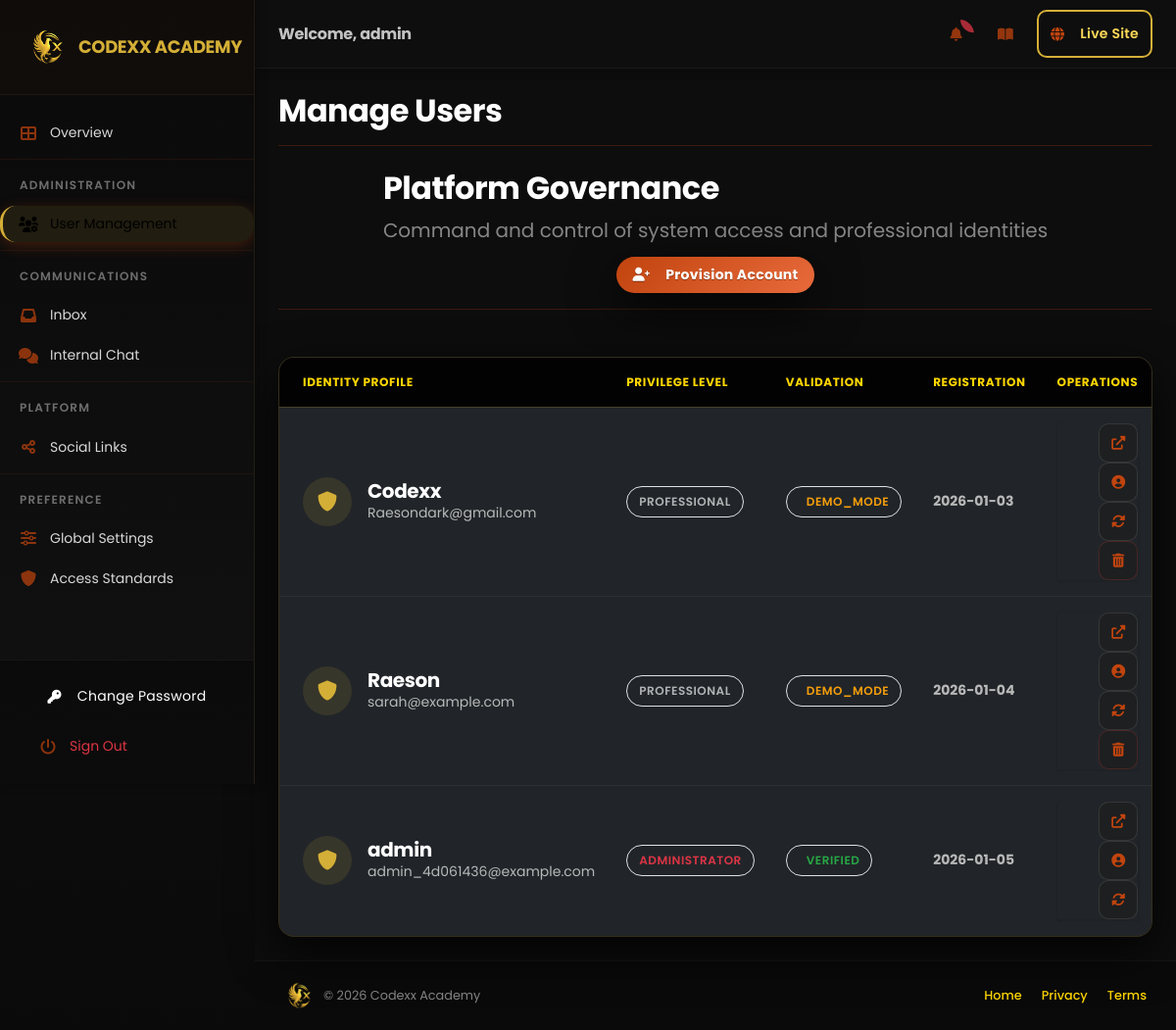
Page /dashboard/users (signed in) on the committed database.
### models.py (models this page shows)
class User(db.Model):
    __tablename__ = 'users'
    id = db.Column(db.String(36), primary_key=True, default=lambda: str(uuid.uuid4()))
    workspace_id = db.Column(db.String(36), db.ForeignKey('workspaces.id'), nullable=False)
    username = db.Column(db.String(255), unique=True, nullable=False)
    email = db.Column(db.String(255), unique=True, nullable=False)
    password_hash = db.Column(db.String(255), nullable=False)
    role = db.Column(db.String(50), default='user')
    is_active = db.Column(db.Boolean, default=True)
    is_verified = db.Column(db.Boolean, default=False)
    is_demo = db.Column(db.Boolean, default=False)
    badges = db.Column(SafeJSON, default=[]) # List of badges: ["verified", "top_expert", "master"]
    must_change_password = db.Column(db.Boolean, default=False)
    created_at = db.Column(db.DateTime, default=datetime.utcnow)
    updated_at = db.Column(db.DateTime, default=datetime.utcnow, onupdate=datetime.utcnow)

### blueprints/dashboard/routes.py (the view)
@dashboard_bp.route('/users')
@login_required
@admin_required
@disable_in_demo
def users():
    data = load_data()
    users_list = data.get('users', [])
    updated = False
    for u in users_list:
        if 'must_change_password' not in u:
            u['must_change_password'] = False
            updated = True
    if updated:
        save_data(data)
    return render_template('dashboard/users.html', users=users_list)

### utils/data.py (called while the page is built)
def get_workspace_by_username(username):
    return Workspace.query.filter_by(slug=username).first()

def message_to_dict(message):
    return {
        'id': message.id,
        'name': message.name,
        'email': message.email,
        'message': message.message,
        'read': message.is_read,
        'category': message.category or 'portfolio',
        'sender_id': message.sender_id,
        'receiver_id': message.receiver_id,
        'date': message.created_at.strftime('%Y-%m-%d %H:%M:%S') if message.created_at else None
    }

def user_to_dict(user):
    return {
        'id': user.id,
        'username': user.username,
        'email': user.email,
        'password_hash': user.password_hash,
        'role': user.role,
        'is_demo': user.is_demo,
        'is_verified': user.is_verified,
        'must_change_password': user.must_change_password,
        'created_at': user.created_at.strftime('%Y-%m-%d %H:%M:%S') if user.created_at else None
    }

### utils/helpers.py (called while the page is built, shortened)
def get_unread_messages_count():
    try:
        from flask import session
        from models import Message, User
        from extensions import db
        username = session.get('username')
        is_admin = session.get('is_admin', False)
        if not username:
            return 0
        if is_admin:
            unread_count = Message.query.filter(
                Message.is_read == False,
                db.or_(
                    Message.workspace_id.is_(None),  # Platform messages
                    Message.receiver_id == 'admin',  # Messages to admin
                    Message.category == 'platform'
                )
            ).count()
        return unread_count
    except Exception as e:
        current_app.logger.error(f"Error getting unread messages count: {str(e)}")
        return 0

### utils/ui_helpers.py (called while the page is built)
def get_blueprint_styles(blueprint_name: Optional[str]) -> List[str]:
    if not blueprint_name:
        return []
    blueprint_css_map = {
        'dashboard': [
            'css/pages/dashboard.css',
        ],
        'auth': [
            'css/pages/auth.css',
        ],
        'pages': [
            'css/pages/public.css',
        ],
        'portfolio': [
        ],
    }
    return blueprint_css_map.get(blueprint_name, [])

### templates/dashboard/users.html (shortened to what this page needs)
{% extends "dashboard/base.html" %}
{% block page_title %}Manage Users{% endblock %}
{% block content %}
<div class="page-title-section d-flex flex-column flex-md-row justify-content-between align-items-md-center mb-5 gap-3">
    <div>
        <h1 class="display-6 fw-bold mb-2">Platform Governance</h1>
        <p class="text-muted fs-5 mb-0">Command and control of system access and professional identities</p>
    </div>
    <button type="button" class="btn btn-gold-gradient shadow-lg px-4 py-2" data-bs-toggle="modal" data-bs-target="#addUserModal">
        <i class="fas fa-user-plus me-2"></i>Provision Account
    </button>
</div>
<div class="card border-0 shadow-lg overflow-hidden">
    <div class="card-body p-0">
        <div class="table-responsive">
            <table class="table table-dark table-hover align-middle mb-0">
                <thead class="bg-black-50">
                    <tr>
                        <th class="ps-4 py-4 text-uppercase letter-spacing-1">Identity Profile</th>
                        <th class="py-4 text-uppercase letter-spacing-1">Privilege level</th>
                        <th class="py-4 text-uppercase letter-spacing-1">Validation</th>
                        <th class="py-4 text-uppercase letter-spacing-1">Registration</th>
                        <th class="text-end pe-4 py-4 text-uppercase letter-spacing-1">Operations</th>
                    </tr>
                </thead>
                <tbody class="border-top-0">
                    {% for user in users %}
                    <tr class="transition-all">
                        <td class="ps-4 py-4">
                            <div class="d-flex align-items-center">
                                <div class="avatar-md rounded-circle bg-soft-gold d-flex align-items-center justify-content-center me-3">
                                    <i class="fas fa-shield-alt text-gold fs-5"></i>
                                </div>
                                <div>
                                    <h6 class="mb-0 fw-bold text-white fs-5">{{ user.username }}</h6>
                                    <small class="text-muted opacity-75">{{ user.email }}</small>
                                </div>
                            </div>
                        </td>
                        <td class="py-4">
                            {% if user.role == 'admin' %}
                            <span class="badge bg-soft-danger text-danger px-3 border border-danger-soft">ADMINISTRATOR</span>
                            {% else %}
                            <span class="badge bg-soft-secondary text-secondary px-3 border border-secondary-soft">PROFESSIONAL</span>
                            {% endif %}
                        </td>
                        <td class="py-4">
                            {% if user.is_demo %}
                            <span class="badge bg-soft-warning text-warning px-3 border border-warning-soft"> DEMO_MODE</span>
                            {% else %}
                            <span class="badge bg-soft-success text-success px-3 border border-success-soft"> VERIFIED</span>
                            {% endif %}
                        </td>
                        <td class="py-4">
                            <span class="text-muted small fw-bold">{{ user.created_at.split(' ')[0] if user.created_at else 'Legacy System' }}</span>
                        </td>
                        <td class="text-end pe-4 py-4">
                            <div class="btn-group-premium shadow-sm">
                                <a href="{{ url_for('portfolio.user_portfolio', username=user.username) }}" class="btn-premium-action" target="_blank" title="Intelligence Exposure">
                                    <i class="fas fa-external-link-alt"></i>
                                </a>
                                <a href="{{ url_for('dashboard.view_user', user_id=user.id) }}" class="btn-premium-action" title="Profile Analytics">
                                    <i class="fas fa-user-circle"></i>
                                </a>
                                <form action="{{ url_for('dashboard.toggle_user_demo', user_id=user.id) }}" method="POST" class="d-inline">
                                    <button type="submit" class="btn-premium-action" title="Cycle Mode">
                                        <i class="fas fa-sync-alt"></i>
                                    </button>
                                </form>
                                {% if user.username != 'admin' %}
                                <form action="{{ url_for('dashboard.delete_user', user_id=user.id) }}" method="POST" class="d-inline" onsubmit="return confirm('Terminate this identity account permanently?');">
                                    <button type="submit" class="btn-premium-action btn-premium-danger" title="Revoke Access">
                                        <i class="fas fa-trash-alt"></i>
                                    </button>
                                </form>
                                {% endif %}
                            </div>
                        </td>
                    </tr>
                    {% endfor %}
                </tbody>
            </table>
        </div>
    </div>
</div>
{% endblock %}

### static/themes/terracotta-red.css (style rules this page uses)
:root[data-portfolio-theme="terracotta-red"], html[data-portfolio-theme="terracotta-red"] { --primary-color: #C1440E; --primary-rgb: 193, 68, 14; --primary-dark: #A83609; --primary-light: #E86A3C; --secondary-color: #8B2E0B; --accent-color: #F4A373; --gold-gradient: linear-gradient(135deg, #C1440E 0%, #E86A3C 50%, #A83609 100%); --text-primary: #2d1a0e; --text-secondary: #5c3821; --bg-primary: #ffffff; --bg-secondary: #faf7f2; --bg-rgb: 255, 255, 255; --border-color: rgba(193, 68, 14, 0.3); --shadow: 0 8px 32px rgba(193, 68, 14, 0.1); --shadow-lg: 0 16px 48px rgba(193, 68, 14, 0.15); --navbar-bg: rgba(255, 255, 255, 0.95); --sidebar-bg: #1a0f06; }
html[data-portfolio-theme="terracotta-red"][data-theme="dark"] { --text-primary: #ffffff; --text-secondary: #d8d8d8; --bg-primary: #1a0f06; --bg-secondary: #2d1a0e; --bg-rgb: 26, 15, 6; --border-color: rgba(193, 68, 14, 0.25); --shadow: 0 8px 32px rgba(0, 0, 0, 0.6); --shadow-lg: 0 16px 48px rgba(0, 0, 0, 0.8); --navbar-bg: rgba(26, 15, 6, 0.9); --sidebar-bg: #110904; }

### static/css/utilities/contrast-enhancement.css (style rules this page uses)
table.table-dark tbody td { color: #E0E0E0 !important; opacity: 1 !important; }
table.table-dark tbody .text-muted { color: #B8B8B8 !important; opacity: 1 !important; }
table.table-dark thead th { color: #FFD700 !important; opacity: 1 !important; background-color: rgba(0, 0, 0, 0.8) !important; font-weight: 700; letter-spacing: 0.05em; }
.badge { font-weight: 600; padding: 0.5rem 0.75rem !important; opacity: 1 !important; }
.card { background-color: rgba(26, 26, 26, 0.95) !important; border: 1px solid rgba(212, 175, 55, 0.15) !important; }
.card-body { color: #E0E0E0; }
.btn { font-weight: 600; letter-spacing: 0.02em; transition: all 0.3s ease; color: #FFFFFF !important; }
.btn-gold-gradient { color: #FFFFFF !important; text-shadow: 0 1px 0 rgba(0,0,0,0.35); font-weight: 700; }
h1, h2, h3, h4, h5, h6 { color: #FFFFFF !important; font-weight: 700; }
.display-6, .display-5, .display-4, .display-3 { color: #FFFFFF !important; font-weight: 800; }
a { color: #FFD700 !important; text-decoration: none; transition: color 0.3s ease; }

### static/css/base/variables.css (style rules this page uses)
:root { --font-main: var(--font-family-primary); --spacing-xs: var(--spacing-1); --spacing-sm: var(--spacing-2); --spacing-md: var(--spacing-4); --spacing-lg: var(--spacing-6); --spacing-xl: var(--spacing-8); --border-width: var(--border-width-thin); --border-radius-sm: var(--border-radius-md); --border-radius-md: var(--border-radius-lg); --border-radius-lg: var(--border-radius-xl); --transition-fast: var(--transition-fast); --transition-base: var(--transition-base); --sidebar-width: var(--sidebar-width); }

### static/css/base/typography.css (style rules this page uses)
body { font-family: var(--font-main); background: var(--bg-primary); color: var(--text-primary); overflow-x: hidden; line-height: 1.6; -webkit-font-smoothing: antialiased; }
h1, h2, h3, h4, h5, h6 { font-weight: 700; letter-spacing: -0.02em; color: var(--text-primary) !important; margin-bottom: var(--spacing-md); }
p, span, li, label { color: var(--text-primary); }
.text-muted { color: var(--text-secondary) !important; }
.text-secondary { color: var(--text-secondary) !important; }

### static/css/base/base-styles.css (style rules this page uses)
:root { --base-primary-gold: #D4AF37; --base-bg-black: #0d0d0d; --base-card-bg: #1a1a1a; --base-gold-gradient: linear-gradient(135deg, #D4AF37 0%, #FFD700 50%, #B8941F 100%); }
.text-muted { color: rgba(255, 255, 255, 0.6) !important; }

### static/css/components/buttons.css (style rules this page uses)
.btn { font-family: 'Poppins', sans-serif; font-weight: 600; border-radius: 10px; padding: 10px 24px; transition: all 0.3s cubic-bezier(0.4, 0, 0.2, 1); display: inline-flex; align-items: center; justify-content: center; gap: 8px; text-decoration: none; cursor: pointer; border: 2px solid transparent; font-size: 0.9rem; line-height: 1.5; position: relative; overflow: hidden; }
.btn-gold, .btn-gold-gradient { background: linear-gradient(135deg, #D4AF37 0%, #B8860B 100%); color: #000 !important; border: none; font-weight: 700; box-shadow: 0 4px 15px rgba(212, 175, 55, 0.25); }
.btn-premium-action { width: 40px; height: 40px; display: inline-flex; align-items: center; justify-content: center; border-radius: 10px; transition: all 0.3s ease; border: 1px solid rgba(255, 255, 255, 0.1); background: rgba(30, 30, 30, 0.8); color: #D4AF37; }
.btn-premium-danger { color: #ef4444; border-color: rgba(239, 68, 68, 0.2); }

### static/css/components/cards.css (style rules this page uses)
.card { background: rgba(25, 25, 25, 0.95); border: 1px solid rgba(255, 255, 255, 0.05); border-radius: var(--border-radius-xl); backdrop-filter: blur(12px); transition: var(--transition-base); overflow: hidden; }
.card-body { padding: var(--spacing-5); }

### rows in the picture
User: username "Codexx", email "Raesondark@gmail.com", role "PROFESSIONAL", shows "DEMO_MODE", created_at "2026-01-03"
User: username "Raeson", email "sarah@example.com", role "PROFESSIONAL", shows "DEMO_MODE", created_at "2026-01-04"
User: username "admin", email "admin_4d061436@example.com", role "ADMINISTRATOR", shows "VERIFIED", created_at "2026-01-05"

### other values in the picture
{{ session.get('username') }} "admin"
